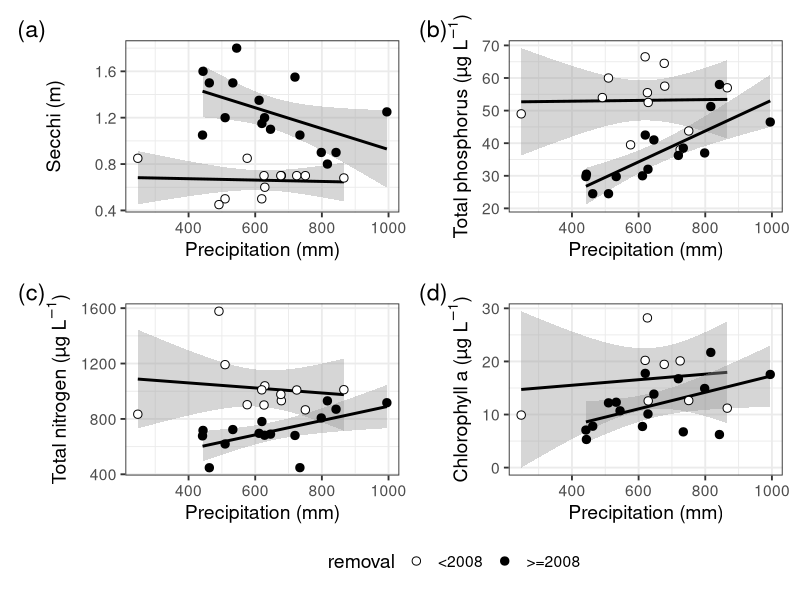
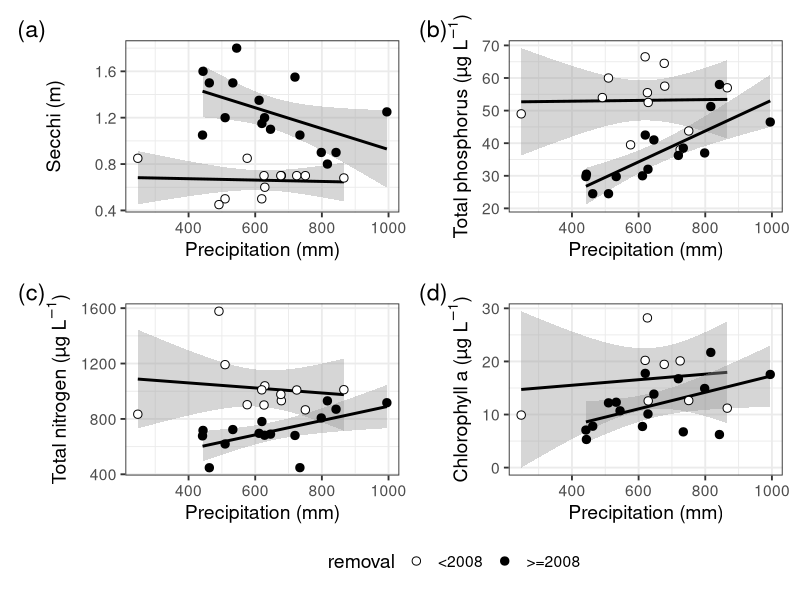

Here is the R script that generated these plots, in order:
library(tidyverse)
library(patchwork)

summary_medians<- read_csv("data/summary_medians.csv") |>
  mutate(removal = ifelse(year4 < 2008, "<2008", ">=2008"))

precip_secchi<-ggplot(summary_medians) +
  geom_smooth(aes(x = arb.precip, y = median_secchi, col = removal), method = 'lm') +
  geom_point(aes(x = arb.precip, y = median_secchi, fill = removal), shape = 21, size = 2.5)+
  scale_fill_manual(values = c( "white", "black"))+
  scale_color_manual(values = c( "black", "black"), guide = "none")+
  ylab(expression(paste("Secchi (m)")))+
  xlab("Precipitation (mm)")+
  theme_bw(base_size = 14)

precip_tn<-ggplot(summary_medians) +
  geom_smooth(aes(x = arb.precip, y = median_totnuf, col = removal), method = 'lm') +
  geom_point(aes(x = arb.precip, y = median_totnuf, fill = removal), shape = 21, size = 2.5)+
  scale_fill_manual(values = c( "white", "black"))+
  scale_color_manual(values = c( "black", "black"), guide = "none")+
  ylab(expression(paste("Total nitrogen", " (µg ", L^-1,")")))+
  xlab("Precipitation (mm)")+
  theme_bw(base_size = 14)

precip_tp<- ggplot(summary_medians) +
  geom_smooth(aes(x = arb.precip, y = median_totpuf, col = removal), method = 'lm') +
  geom_point(aes(x = arb.precip, y = median_totpuf, fill = removal), shape = 21, size = 2.5)+
  scale_fill_manual(values = c( "white", "black"))+
  scale_color_manual(values = c( "black", "black"), guide = "none")+
  ylab(expression(paste("Total phosphorus", " (µg ", L^-1,")")))+
  xlab("Precipitation (mm)")+
  theme_bw(base_size = 14)

precip_chloro<-ggplot(summary_medians) +
  geom_smooth(aes(x = arb.precip, y = median_chla, col = removal), method = 'lm') +
  geom_point(aes(x = arb.precip, y = median_chla, fill = removal), shape = 21, size = 2.5)+
  scale_fill_manual(values = c( "white", "black"))+
  scale_color_manual(values = c( "black", "black"), guide = "none")+
  ylab(expression(paste("Chlorophyll a", " (µg ", L^-1,")")))+
  xlab("Precipitation (mm)")+
  theme_bw(base_size = 14)

(precip_secchi + precip_tp) / (precip_tn + precip_chloro) + plot_annotation(tag_levels = 'a', tag_prefix = "(", tag_suffix = ")") + plot_layout(guides='collect') &theme(legend.position='bottom') 
ggsave("figures/Figure3.png", width = 8, height = 7, units = 'in')
